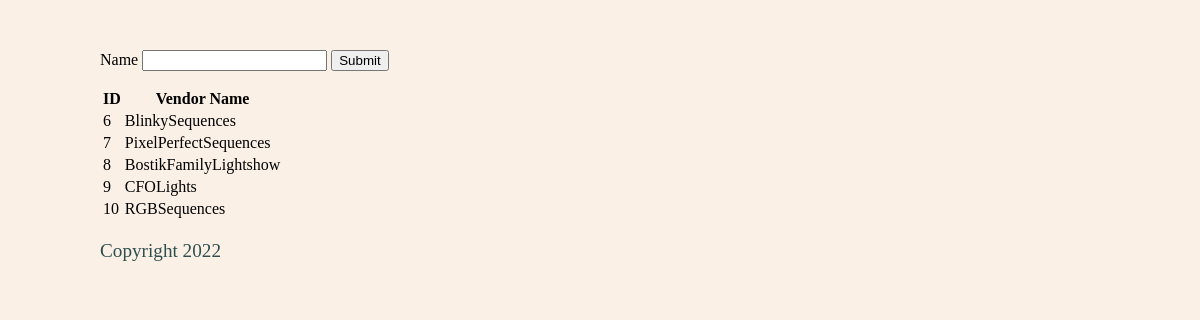
Page /vendors on the earlier database version.
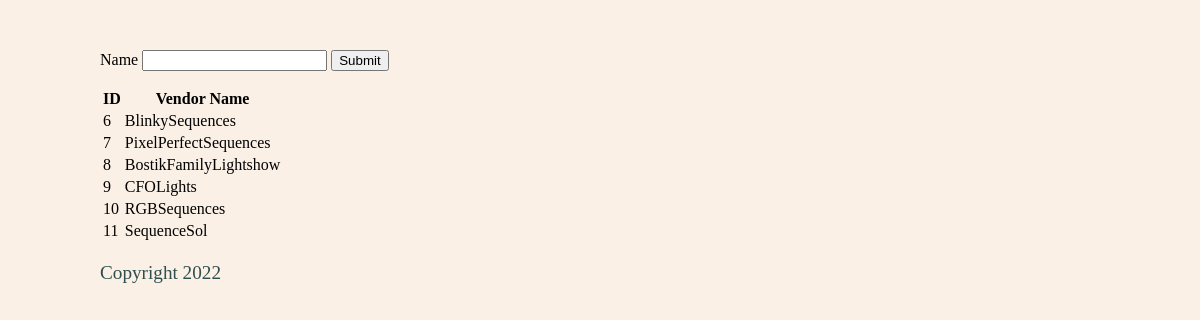
Same page on the later database version.
### app/__init__.py (models this page shows, shortened)
class Vendor(db.Model):  # type: ignore
    id = db.Column(db.Integer, autoincrement=True, primary_key=True)
    name = db.Column(db.String(120), unique=True, index=True, nullable=False)
    urls = db.relationship('BaseUrl', backref='vendor')

### app/__init__.py (the view)
@app.route("/vendors")
def vendors():
    v = Vendor.query.all()
    return render_template("vendors.html", vendors=v)

### app/templates/vendors.html (shortened to what this page needs)
{% extends "base.html" %}
{% block content %}
    <form name="vendor-registration-form" action="{{ url_for('register_vendor') }}" method='post'>
      <label>Name</label>
      <input name="name" type="text" required>
      <input type="submit" />
    </form>
    <div id="vendorlist">
        <table><tr><th>ID</th><th>Vendor Name</th></tr>
      {% for vendor in vendors %}
            <tr><td>{{vendor.id}}</td><td>{{vendor.name}}</td></tr>
      {% endfor %}
        </table>
  </div>
{% endblock %}

### app/templates/base.html (shortened to what this page needs)
<html>
<head>
    {% block head %}
    <link rel="stylesheet" href="{{ url_for('static', filename='css/main.css') }}">
    {% endblock %}
</head>
<body>
    <div id="content">{% block content %}{% endblock %}</div>
    <div id="footer">
        {% block footer %}
        <p>Copyright 2022</p>
        {% endblock %}
    </div>
</body>
</html>

### app/static/main.css (style rules this page uses)
body { background: Linen; margin-top: 50px; margin-left: 100px; }
p { font-family: Georgia, serif; font-size: 1.2em; color: DarkSlateGray; }

Differences in the rows shown:
added Vendor: id "11", name "SequenceSol"
